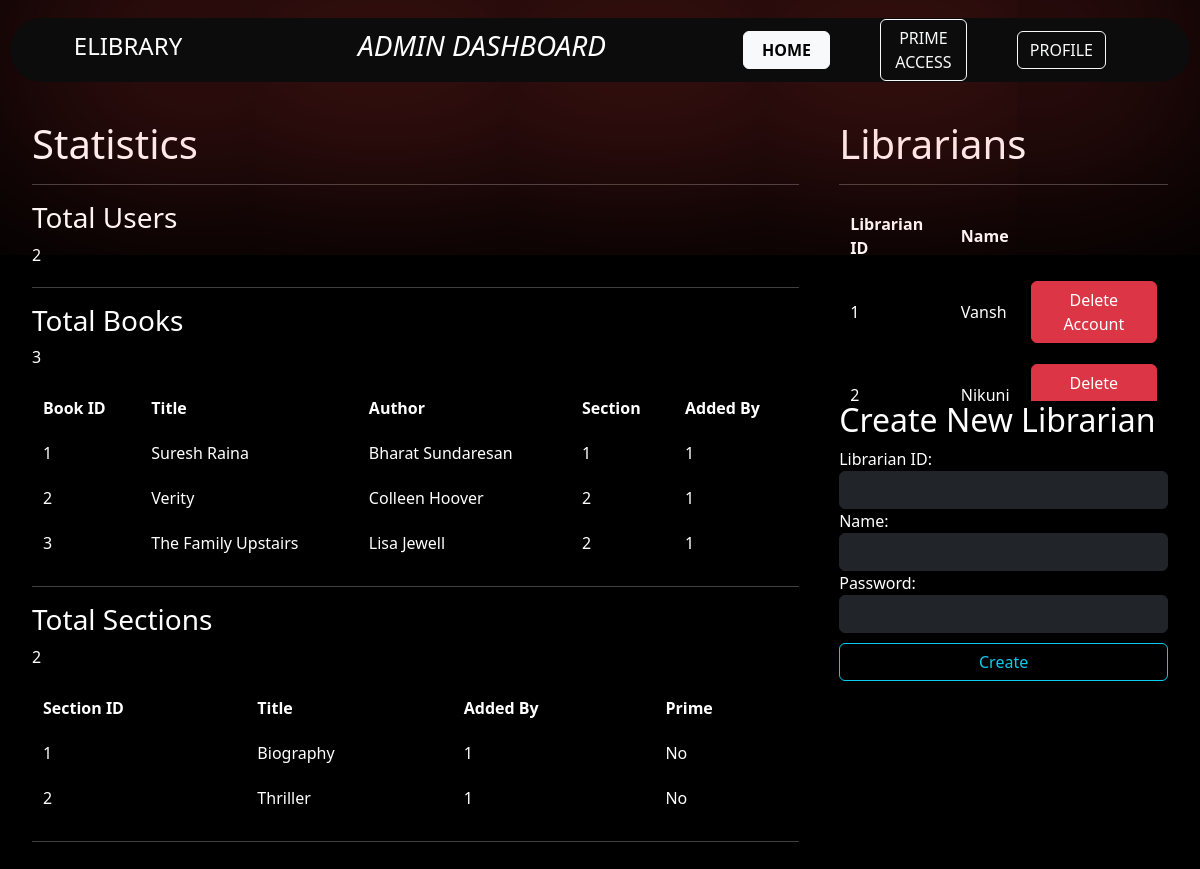
Screenshot of /admin_dashboard (signed in) with the database file from the repository.
### app.py (models this page shows, shortened)
class Books(db.Model):
    id = db.Column(db.Integer, primary_key=True)
    book_title = db.Column(db.String(64), nullable=False)
    author = db.Column(db.String(32), nullable=False)
    rating = db.Column(db.Integer)
    description = db.Column(db.String(1024))
    link = db.Column(db.String(64), nullable=False)
    section_id = db.Column(db.String(16), nullable=False)
    book_cover = db.Column(db.String(64), default='book_cover.jpg')
    added_by = db.Column(db.String(16), nullable=False)
    date_added = db.Column(db.Date,nullable=False)
    reviews = db.relationship('Books_reviews', backref='book', lazy='dynamic')
    @property
    def rating(self):
        avg_rating = db.session.query(func.avg(Books_reviews.rating)).filter_by(book_id=self.id).scalar()
        return avg_rating or None

class Sections(db.Model):
    section_id = db.Column(db.Integer, primary_key=True)
    section = db.Column(db.String(64), nullable=False)
    description = db.Column(db.String(1024))
    added_by = db.Column(db.String(16), nullable=False)
    prime = db.Column(db.String(1), default='0')
    date_added = db.Column(db.Date,nullable=False)

class Librarian(db.Model):
    lib_id = db.Column(db.Integer, primary_key=True)
    passhash = db.Column(db.String(512), nullable=False)
    name = db.Column(db.String(64))
    lib_img = db.Column(db.String(64), default='default.jpg')
    @property
    def password(self):
        raise AttributeError('password is not a readable attribute')

### app.py (the view)
@app.route("/admin_dashboard")
def admin_dashboard():
    if 'admin_id' not in session:
        return redirect(url_for('admin'))
    else:
        users=User.query.all()
        total_users = User.query.count()
        total_books = Books.query.count()
        librarians = Librarian.query.all()
        books = Books.query.all()
        total_sections=Sections.query.count()
        sections= Sections.query.all()
        return render_template('admin_dashboard.html',total_users=total_users, total_books=total_books, librarians=librarians,users=users, books=books,total_sections=total_sections,sections=sections)

### templates/admin_dashboard.html (shortened to what this page needs)
{%extends 'admin_layout.html' %}
{% block content %}
<div class="navbar" id="navbar">
    <div id="incontainer">
        <div id="heading">
            <h4>ELIBRARY</h4>
        </div>
        <div id="dashhead">
            <h3><i>ADMIN DASHBOARD</i></h3>
        </div>
        <div id="nav"><a href="/admin_profile" class="btn btn-outline-light">PROFILE</a>
            <a href="/prime_access" class="btn btn-outline-light">PRIME ACCESS</a>
            <a href="/admin_dashboard" class="btn btn-light"><b>HOME</b></a>
        </div>
    </div>
</div>
<div class="container">
    <div class="left-column">
        <h1>Statistics</h1>
        <hr>
        <div class="sub-column">
            <h3>Total Users</h3>
            <p>{{ total_users }}</p>
        </div>
        <hr>
        <div class="sub-column">
            <h3>Total Books</h3>
            <p>{{ total_books }}</p>
            <div class="table-container1">
                <table class="book-table">
                    <thead>
                        <tr>
                            <th>Book ID</th>
                            <th>Title</th>
                            <th>Author</th>
                            <th>Section</th>
                            <th>Added By</th>
                        </tr>
                    </thead>
                    <tbody>
                        {% for book in books %}
                        <tr>
                            <td>{{ book.id }}</td>
                            <td>{{ book.book_title }}</td>
                            <td>{{ book.author }}</td>
                            <td>{{ book.section_id }}</td>
                            <td>{{ book.added_by }}</td>
                        </tr>
                        {% endfor %}
                    </tbody>
                </table>
            </div>
        </div>
        <hr>
        <div class="sub-column">
            <h3>Total Sections</h3>
            <p>{{ total_sections }}</p>
            <div class="table-container1">
                <table class="book-table">
                    <thead>
                        <tr>
                            <th>Section ID</th>
                            <th>Title</th>
                            <th>Added By</th>
                            <th>Prime</th>
                        </tr>
                    </thead>
                    <tbody>
                        {% for section in sections %}
                        <tr>
                            <td>{{ section.section_id }}</td>
                            <td>{{ section.section }}</td>
                            <td>{{ section.added_by }}</td>
                            <td>{%if section.prime == '0' %}No{%endif%}{%if section.prime == '1' %}Yes{%endif%}</td>
                        </tr>
                        {% endfor %}
                    </tbody>
                </table>
            </div>
        </div>
        <hr>
    </div>
    <div class="right-column">
        <h1>Librarians</h1>
        <hr>
        <div class="table-container2">
            <table class="table_lib">
                <thead>
                    <tr>
                        <th>Librarian ID</th>
                        <th colspan="2">Name</th>
                    </tr>
                </thead>
                <tbody>
                    {% for librarian in librarians %}
                    <tr>
                        <td>{{ librarian.lib_id }}</td>
                        <td>{{ librarian.name }} </td>
                        <td>
                            <form action="/delete_account" method="POST">
                                <button type="submit" class="btn btn-danger"
                                    onsubmit="return confirm('Are you sure you want to delete account ?');">Delete
                                    Account</button>
                            </form>
                        </td>
                    </tr>
                    {% endfor %}
                </tbody>
            </table>
        </div>
        <h2>Create New Librarian</h2>
        <form action="/create_librarian" method="post">
            <label for="lib_id">Librarian ID:</label>
            <input type="text" id="lib_id" name="lib_id" class="btn btn-dark" required>
            <label for="lib_name">Name:</label>
            <input type="text" id="lib_name" name="lib_name" class="btn btn-dark" required>
            <label for="lib_password">Password:</label>
            <input type="password" id="lib_password" name="lib_password" class="btn btn-dark" required>
            <button type="submit" style="margin-top: 10px ;" class="btn btn-outline-info">Create</button>
        </form>
    </div>
</div>
{% endblock %}

### templates/admin_layout.html (style rules this page uses)
body { background-color: #030303; color: rgb(255, 255, 255); }
.navbar { width: 100%; position: sticky; top: 0; display: flex; width: calc(100% - 20px); margin: 10px; border: none; position: sticky; top: 0; z-index: 1; }
#incontainer { background: #211d1d6b; justify-content: left; height: 8vh; width: 100%; display: flex; box-shadow: 0px 0px 500px rgb(252, 71, 71) ; border-radius: 1500px; }
#heading { display: flex; width: 20%; border: none; justify-content: center; align-items: center; }
#dashhead { width: 40%; border: none; display: flex; justify-content: center; align-items: center; }
#nav { display: flex; width: 40%; border: none; display: flex; float: right; flex-direction: row-reverse; align-items: center; padding-right: 5%; }
a { display: flex; margin-inline: 25px; padding: 10px; padding-inline: 20px; border-radius: 15px; width: 23%; justify-content: center; text-decoration: none; color: white; background-color: rgb(95, 25, 161); }
body { background-color: black; color: rgb(255, 255, 255); }

### templates/admin_dashboard.html (style rules this page uses)
.container { display: flex; max-width: none; }
.table-container1 { max-height: 300px; overflow-y: auto; }
.table-container2 { max-height: 200px; overflow-y: auto; }
.left-column { flex: 7; padding: 20px; }
.right-column { flex: 3; padding: 20px; }
.sub-column { margin-bottom: 20px; }
table { width: 100%; border-collapse: collapse; }
table, th, td { border: 1px solid black; }
th, td { padding: 10px; text-align: left; }
form { display: flex; flex-direction: column; align-items: center; }
form>input, label, button { width: 100%; }

### rows the page displays
Books: id "1", book_title "Suresh Raina", author "Bharat Sundaresan", section_id "1", added_by "1"
Books: id "2", book_title "Verity", author "Colleen Hoover", section_id "2", added_by "1"
Books: id "3", book_title "The Family Upstairs", author "Lisa Jewell", section_id "2", added_by "1"
Sections: section_id "1", section "Biography", added_by "1", prime "No"
Sections: section_id "2", section "Thriller", added_by "1", prime "No"
Librarian: lib_id "1", name "Vansh"
Librarian: lib_id "2", name "Nikunj"

### other values shown
{{ total_users }} "2"
{{ total_books }} "3"
{{ total_sections }} "2"
